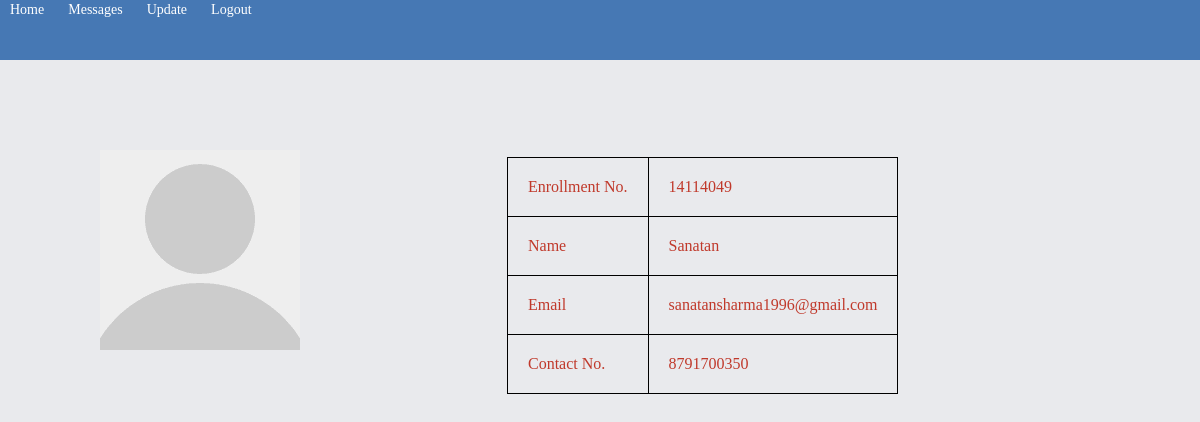
The page /Admission/home_page/3/ on the database its author committed.
### Admission/models.py (models this page shows, shortened)
class Students(models.Model):
	Enrollment = models.IntegerField(default=0)
	name = models.CharField(max_length=200)
	email = models.CharField(max_length=200)
	password = models.CharField(max_length=100)
	contact = models.IntegerField(default=0)
	age = models.IntegerField(default=18)
	avatar = models.ImageField('profile picture', upload_to='static/Admission/profiles/', null=True, blank=True)

### Admission/views.py (the view)
# urls.py: url(r'^home_page/(?P<id>[0-9]+)/$',views.home_page,name="home_page"),
def home_page(request,id):
	u = get_object_or_404(Students,pk=id)
	return render(request,'Admission/home_page.html',{'user':u})

### Admission/templates/Admission/home_page.html (shortened to what this page needs)
{% load staticfiles %}
<link rel="stylesheet" type="text/css" href="{% static 'Admission/index.css' %}" />
<head>
</head>
<div class="header">
<div id="wrapper">
	<div id="menu">
		<a href="{% url 'Admission:home_page' user.id %}">Home</a>
		<a href="{% url 'Admission:messages' user.id %}">Messages</a>
		<a href="{% url 'Admission:update' user.id %}">Update</a>
		<a href="{% url 'Admission:logout_user' %}">Logout</a>
	</div>
</div>
</div>
<div id="div13">
<img src="/static/Admission/profiles/default.png" />
</div>
<div id="div12">
<pre>
<table>
	<tr>
		<td>Enrollment No.</td>
		<td>{{ user.Enrollment }}</td>
	</tr>
	<tr>
		<td>Name</td>
		<td>{{ user.name }}</td>
	</tr>
	<tr>
		<td>Email</td>
		<td>{{ user.email }}</td>
	</tr>
	<tr>
		<td>Contact No.</td>
		<td>{{ user.contact }}</td>
	</tr>
</table>
</pre>
</div>

### Admission/static/Admission/index.css (style rules this page uses)
* { margin:0px; padding:0px; font-family: Catull; }
.header { background-color: rgb(70,120,180); height: 60px; border-bottom: 0px; padding-left: auto; padding-right: auto; width: 100%; position: fixed; z-index: 2; }
#wrapper { margin-left: auto; margin-right: auto; width: 1000px; padding-top: 0px; padding-bottom: 0px; position: fixed; }
#menu a { color:white; text-decoration: none; font-size: 14px; background-repeat: no-repeat; padding-top: 19px; padding-bottom: 22px; padding-left: 10px; padding-right: 10px; }
#div12 { margin-top: 150px; position: absolute; margin-left: 500px; font-family: Catull; border-radius: 7px; padding: 7px; color: rgb(192,57,43); font-size: 26px; }
#div13 { position: absolute; margin-top: 150px; margin-left: 100px; }

### Admission/templates/Admission/home_page.html (style rules this page uses)
table, th, td { border: 1px solid black; border-collapse: collapse; }
th, td { padding: 20px; color: rgb(192,57,43); }

### rows shown on the page
Students: Enrollment "14114049", name "Sanatan", email "sanatansharma1996@gmail.com", contact "8791700350"
